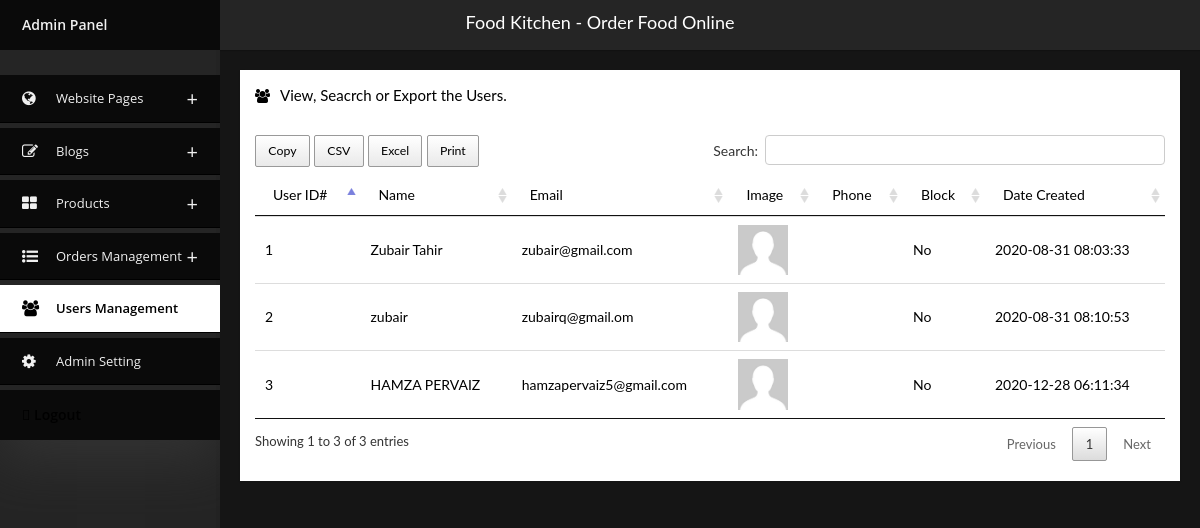
The page /admin757/user.php (signed in) on the database its author committed.
### tables this page shows
CREATE TABLE IF NOT EXISTS `contact` (
  `id` int(11) NOT NULL AUTO_INCREMENT,
  `sitename` text,
  `logo` text,
  `phone` text,
  `email` text,
  `address` text,
  `gmaps` text,
  `cover` text,
  `post` text,
  `fpost` text,
  `facebook` text,
  `twitter` text,
  `insta` text,
  `youtube` text,
  PRIMARY KEY (`id`)
);

CREATE TABLE IF NOT EXISTS `users` (
  `id` int(11) NOT NULL AUTO_INCREMENT,
  `name` text,
  `email` varchar(40) NOT NULL,
  `password` varchar(40) NOT NULL,
  `img` text,
  `bfname` text,
  `blname` text,
  `bcompany` text,
  `baddress1` text,
  `baddress2` text,
  `bcity` text,
  `bcountry` text,
  `bmobile` text,
  `bemail` text,
  `spostal` text,
  `bpostal` text,
  `sfname` text,
  `slname` text,
  `scompany` text,
  `saddress1` text,
  `saddress2` text,
  `scity` text,
  `scountry` text,
  `smobile` text,
  `semail` text,
  `inst` text,
  `datec` timestamp NOT NULL DEFAULT CURRENT_TIMESTAMP,
  `block` int(11) NOT NULL DEFAULT '0',
  `blockres` text,
  PRIMARY KEY (`id`)
);

### admin757/user.php (the view, shortened to what this page needs)
<html>
<head>
  <?php include('include/head.php') ?>
  <?php if(empty( $_GET['page_name'])) $link = 'users' ?>
  <link rel="stylesheet" type="text/css"  href="dt/jquery.dataTables.min.css" />
  <link rel="stylesheet" type="text/css"  href="dt/buttons.dataTables.min.css" />
</head>
<body onload="showtoast()"  class="page-header-fixed bg-1 sidebar-nav">
  <div class="modal-shiftfix">
    <?php include('include/header.php') ?>
<div class="">
  <div class="row">
    <div class="col-md-12">
      <div class="widget-container fluid-height clearfix overflow">
        <div class="heading">
          <i class="fa fa-users"></i>View, Seacrch or Export the Users.
        </div>
        <div class="widget-content padded clearfix">
          <table class="table "  id="example" >
            <thead>
             <tr>
              <td>User ID#</td>
              <td>Name</td>
              <td>Email </td>
              <td>Image</td>
              <td>Phone</td>
              <td>Block</td>
              <td>Date Created </td>
            </tr>
          </thead>
          <tbody>
            <?php
    $rows =mysqli_query($con,"SELECT * FROM users" ) or die(mysqli_error($con));
  while($row=mysqli_fetch_array($rows)){
    $actid = $row['id'];
    $actname = $row['name'];
    $actemail = $row['email'];
    $actpic = $row['img'];
    $bphone = $row['bmobile'];
    $datec = $row['datec'];
        $block = $row['block'];
                ?>
                <tr style="<?php if($block==1)echo "background: #ff000050"; ?> " class="orow" onclick="window.location='users-<?php echo $actid ?>'">
                  <td>
                   <?php echo $actid ?>
                 </td>
                 <td> <?php echo $actname ?> </td>
                 <td> <?php echo $actemail ?> </td>
                 <td><img src="../images/users/<?php echo $actpic ?>" class="minicartimg"></td>
                 <td><?php echo $bphone ?></td>
                 <td>
                  <?php if($block==0) echo "No"; else echo "Yes"; ?>
                  </td>
                 <td><?php echo $datec ?></td>
              </tr>
            <?php }  ?>
          </tbody>
        </table>
      </div>
    </div>
  </div>
</div>
</div>
<div class="space"></div>
</body>
</html>

### admin757/include/head.php (shortened to what this page needs)
 <?php include"../include/connect.php";?>
<?php
$rows =mysqli_query($con,"SELECT * FROM contact " ) or die(mysqli_error($con));
while($row=mysqli_fetch_array($rows)){
  $sitename = $row['sitename'];
}
?>
<link rel="stylesheet" href="../plugins/font-awesome/css/font-awesome.min.css">
<link href="stylesheets/bootstrap.min.css" media="all" rel="stylesheet" type="text/css" />
<link href="stylesheets/hightop-font.css" media="all" rel="stylesheet" type="text/css" />
<link href="stylesheets/isotope.css" media="all" rel="stylesheet" type="text/css" />
<link href="stylesheets/jquery.fancybox.css" media="all" rel="stylesheet" type="text/css" />
<link href="stylesheets/fullcalendar.css" media="all" rel="stylesheet" type="text/css" />
<link href="stylesheets/wizard.css" media="all" rel="stylesheet" type="text/css" />
<link href="stylesheets/select2.css" media="all" rel="stylesheet" type="text/css" />
<link href="stylesheets/morris.css" media="all" rel="stylesheet" type="text/css" />
<link href="stylesheets/datatables.css" media="all" rel="stylesheet" type="text/css" />
<link href="stylesheets/datepicker.css" media="all" rel="stylesheet" type="text/css" />
<link href="stylesheets/timepicker.css" media="all" rel="stylesheet" type="text/css" />
<link href="stylesheets/colorpicker.css" media="all" rel="stylesheet" type="text/css" />
<link href="stylesheets/bootstrap-switch.css" media="all" rel="stylesheet" type="text/css" />
<link href="stylesheets/bootstrap-editable.css" media="all" rel="stylesheet" type="text/css" />
<link href="stylesheets/daterange-picker.css" media="all" rel="stylesheet" type="text/css" />
<link href="stylesheets/typeahead.css" media="all" rel="stylesheet" type="text/css" />
<link href="stylesheets/summernote.css" media="all" rel="stylesheet" type="text/css" />
<link href="stylesheets/ladda-themeless.min.css" media="all" rel="stylesheet" type="text/css" />
<link href="stylesheets/social-buttons.css" media="all" rel="stylesheet" type="text/css" />
<link href="stylesheets/jquery.fileupload-ui.css" media="screen" rel="stylesheet" type="text/css" />
<link href="stylesheets/dropzone.css" media="screen" rel="stylesheet" type="text/css" />
<link href="stylesheets/nestable.css" media="screen" rel="stylesheet" type="text/css" />
<link href="stylesheets/pygments.css" media="all" rel="stylesheet" type="text/css" />
<link href="stylesheets/style.css" media="all" rel="stylesheet" type="text/css" />
<link rel="stylesheet" href="../plugins/font-awesome/css/font-awesome.min.css">
<link rel="stylesheet" type="text/css" href="newadmin/menu.css">
<link href="custom.css" media="all" rel="stylesheet" type="text/css" />

### admin757/include/header.php (shortened to what this page needs)
<div class="navbar navbar-fixed-top">
    <div class="sitetext">
       <center><?php echo $sitename ?> </center>
    </div>
    <div class="container-fluid main-nav clearfix">
    <div class="nav-collapse">
      <ul class="nav">
        <div id="jquery-accordion-menu" class="jquery-accordion-menu black">
        <div class="jquery-accordion-menu-header" style="margin-bottom: 25px;">Admin Panel</div>
        <ul>
          <li><a href="#"><i class="fa fa-globe"></i>Website Pages </a>
          </li>
            </ul>
  <li><a href="#"><i class="fa fa-edit"></i>Blogs </a>
          </li>
          <li><a href="#"><i class="fa fa-th-large"></i>Products  </a>
          </li>
          <li style="display: "><a href="#"><i class="fa fa-list-ul"></i>Orders Management </a>
          </li>
          <li><a <?php if($link=='users') echo'class="active"'?> href="users"> <i class="fa fa-users"></i> Users Management </a></li>
          <li><a <?php if($link=='manages') echo'class="active"'?> href="manages"><i class="fa fa-cog"></i>Admin Setting </a></li>
        </ul>
        <div class="jquery-accordion-menu-footer"><a href="logout.php"> <i class="far fa-sign-out fa-flip-horizontal "></i> Logout </a> </div>
      </div>
    </div>
  </div>
</div>

### admin757/stylesheets/datatables.css (style rules this page uses)
table.dataTable { clear:both; margin-bottom: 10px; }

### admin757/newadmin/menu.css (style rules this page uses)
* { box-sizing:border-box; -moz-box-sizing:border-box; -webkit-box-sizing:border-box; }
body { background: #f0f0f0; }
.jquery-accordion-menu,.jquery-accordion-menu { font-family:'Open Sans',sans-serif;box-sizing:border-box;-moz-box-sizing:border-box;-webkit-box-sizing:border-box;outline:0 }
.jquery-accordion-menu { min-width:260px;float:left;position:relative;box-shadow:0 20px 50px #333 }
.jquery-accordion-menu .jquery-accordion-menu-footer,.jquery-accordion-menu .jquery-accordion-menu-header { width:100%;height:50px;padding-left:22px;float:left;line-height:50px;font-weight:600;color:#f0f0f0;background:#414956 }
.jquery-accordion-menu ul { margin:0;padding:0;list-style:none }
.jquery-accordion-menu ul li { width:100%;display:block;float:left;position:relative }
.jquery-accordion-menu ul li a { width:100%;padding:14px 22px;float:left;text-decoration:none;color:#f0f0f0;font-size:13px;background:#414956;white-space:nowrap;position:relative;overflow:hidden;-o-transition:color .2s linear,background .2s linear;-moz-transition:color .2s linear,background .2s linear;-webkit-transition:color .2s linear,background .2s linear;transition:color .2s linear,background .2s linear }
.jquery-accordion-menu>ul>li>a { border-bottom:solid 1px #3b424d }
.jquery-accordion-menu ul li a i { width:34px;float:left;line-height:18px;font-size:16px;text-align:left }
.black.jquery-accordion-menu .jquery-accordion-menu-footer,.black.jquery-accordion-menu .jquery-accordion-menu-header,.black.jquery-accordion-menu ul li a { background:#292929 }
.black.jquery-accordion-menu>ul>li>a { border-bottom-color:#222 }

### admin757/custom.css (style rules this page uses)
:root { --theme-color: #000; --theme-text: #fff; --text-color: #000; --hover-color: #7d0000; }
a { color:var(--theme-color); }
table { width: 100%; }
.space { height: 400px; }
.minicartimg { width: 50px; }
.overflow { overflow: auto !important; }
.orow { cursor: pointer; transition: linear 0.2s; }
.sitetext { padding: 10px; color: #fff; font-size: 18px; }
body.sidebar-nav .navbar .container-fluid.main-nav { background: #252525; }
body.sidebar-nav .navbar .container-fluid.main-nav { padding-top: 0px; }
.jquery-accordion-menu { min-width: 200; }
body.sidebar-nav .navbar { height: 50px !important; background: #252525; }
body.bg-1 { background: #151515; }
body.sidebar-nav .navbar .container-fluid.main-nav .nav-collapse .nav { padding-left: 0px; text-align: left; }
.black.jquery-accordion-menu>ul>li>a.active { background: #ffffff; color: var(--theme-color); font-weight: 600; }
.black.jquery-accordion-menu .jquery-accordion-menu-footer, .black.jquery-accordion-menu .jquery-accordion-menu-header, .black.jquery-accordion-menu ul li a { background: #0a0a0a; }
.black.jquery-accordion-menu>ul>li>a { border-bottom-color: var(--theme-color); }

### rows shown on the page
contact: sitename "Food Kitchen - Order Food Online"
users: id "1", name "Zubair Tahir", email "zubair@gmail.com", img (placeholder picture), block "No", datec "2020-08-31 08:03:33"
users: id "2", name "zubair", email "zubairq@gmail.om", img (placeholder picture), block "No", datec "2020-08-31 08:10:53"
users: id "3", name "HAMZA PERVAIZ", email "hamzapervaiz5@gmail.com", img (placeholder picture), block "No", datec "2020-12-28 06:11:34"
